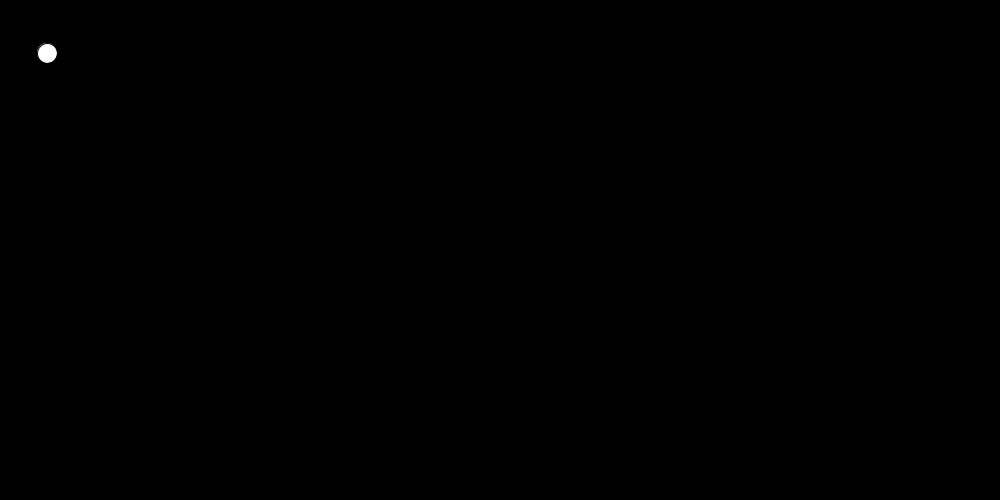
Frame 1 (no input)
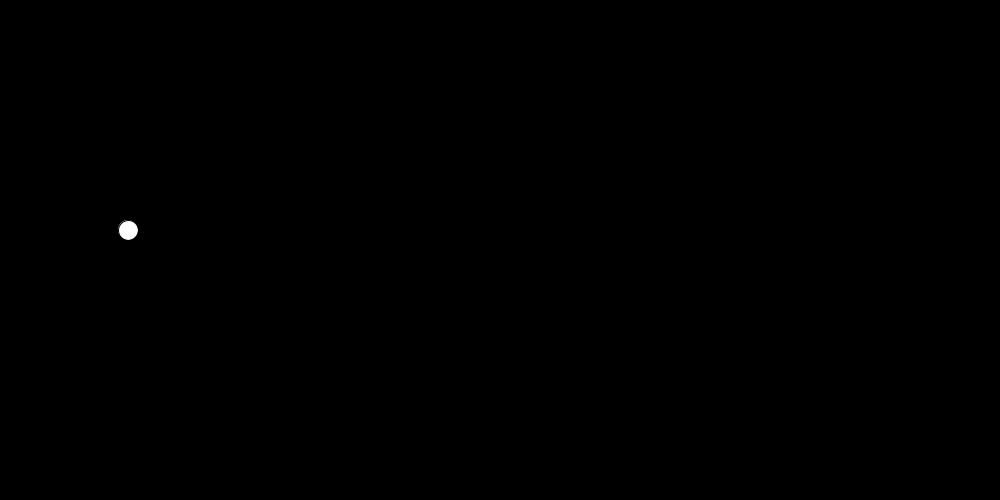
Frame 60 (the mouse pressed at the canvas centre just before this capture)
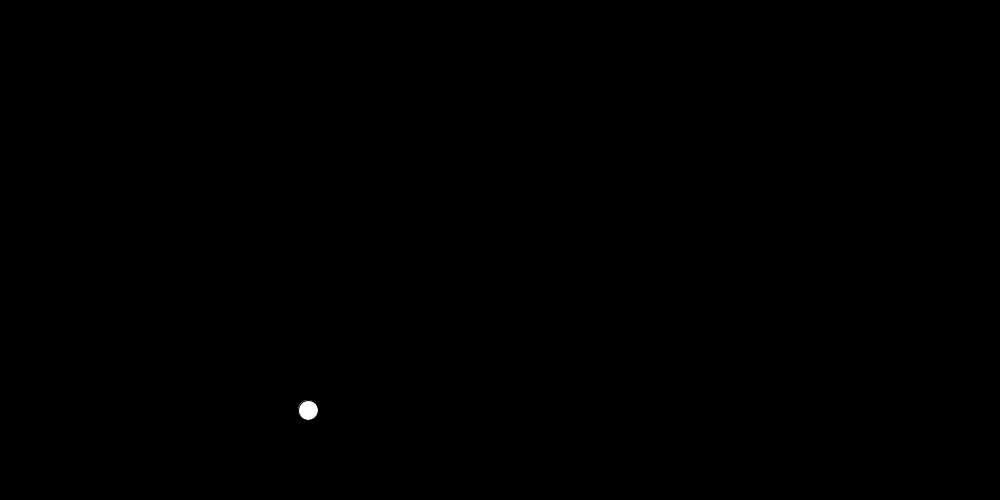
Frame 120 (the mouse held since frame 60 and released just before this capture)

The Processing sketch that drew these frames (run headless with seeded random() and noise(); from frame 60 on, the mouse is pressed at the canvas centre):

// Processing sketch: bounce_circle
// ── bounce_circle.pde
int x = 50;
int y = 50;
int grote = 20;
int horspeed = -3;
int verspeed = 3;

void setup(){
  size(1000,500);
}

void draw(){
  x += horspeed;
  y += verspeed;
  background (0,0,0);
  ellipse(x,y,grote,grote);

  if(x > 1000){
     horspeed = -3;
  }
    if(x < 0){
      horspeed = 3;
    }
        if(y > 500){
  verspeed = -3;
        }
  if(y < 0){
  verspeed = 3;
    }
}
